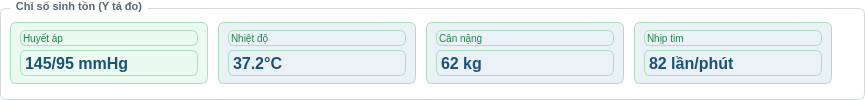
   <widget class="QGroupBox" name="groupBox">
    <property name="geometry">
     <rect>
      <x>225</x>
      <y>55</y>
      <width>865</width>
      <height>100</height>
     </rect>
    </property>
    <property name="styleSheet">
     <string notr="true">QGroupBox {
               font-size: 11px;
               font-weight: bold;
               color: #566573;
               border: 1px solid #d5d8dc;
               border-radius: 6px;
               margin-top: 8px;
               background-color: white;
             }
             QGroupBox::title {
               subcontrol-origin: margin;
               left: 10px;
               padding: 0 4px;
             }</string>
    </property>
    <property name="title">
     <string>Chỉ số sinh tồn (Y tá đo)</string>
    </property>
    <widget class="QFrame" name="frame_5">
     <property name="geometry">
      <rect>
       <x>10</x>
       <y>22</y>
       <width>198</width>
       <height>62</height>
      </rect>
     </property>
     <property name="styleSheet">
      <string notr="true">QFrame { background:#eafaf1; border-radius:6px; border:1px solid #a9dfbf; }</string>
     </property>
     <property name="frameShape">
      <enum>QFrame::StyledPanel</enum>
     </property>
     <property name="frameShadow">
      <enum>QFrame::Raised</enum>
     </property>
     <widget class="QLabel" name="label_13">
      <property name="geometry">
       <rect>
        <x>10</x>
        <y>8</y>
        <width>178</width>
        <height>16</height>
       </rect>
      </property>
      <property name="styleSheet">
       <string notr="true">font-size:10px; color:#1e8449;</string>
      </property>
      <property name="text">
       <string>Huyết áp</string>
      </property>
     </widget>
     <widget class="QLabel" name="label_14">
      <property name="geometry">
       <rect>
        <x>10</x>
        <y>28</y>
        <width>178</width>
        <height>26</height>
       </rect>
      </property>
      <property name="styleSheet">
       <string notr="true">font-size:16px; font-weight:bold; color:#1a5276;</string>
      </property>
      <property name="text">
       <string>145/95 mmHg</string>
      </property>
     </widget>
    </widget>
    <widget class="QFrame" name="frame_6">
     <property name="geometry">
      <rect>
       <x>218</x>
       <y>22</y>
       <width>198</width>
       <height>62</height>
      </rect>
     </property>
     <property name="styleSheet">
      <string notr="true">QFrame { background:#eaf2f8; border-radius:6px; border:1px solid #a9dfbf; }</string>
     </property>
     <property name="frameShape">
      <enum>QFrame::StyledPanel</enum>
     </property>
     <property name="frameShadow">
      <enum>QFrame::Raised</enum>
     </property>
     <widget class="QLabel" name="label_15">
      <property name="geometry">
       <rect>
        <x>10</x>
        <y>8</y>
        <width>178</width>
        <height>16</height>
       </rect>
      </property>
      <property name="styleSheet">
       <string notr="true">font-size:10px; color:#1e8449;</string>
      </property>
      <property name="text">
       <string>Nhiệt độ</string>
      </property>
     </widget>
     <widget class="QLabel" name="label_16">
      <property name="geometry">
       <rect>
        <x>10</x>
        <y>28</y>
        <width>178</width>
        <height>26</height>
       </rect>
      </property>
      <property name="styleSheet">
       <string notr="true">font-size:16px; font-weight:bold; color:#1a5276;</string>
      </property>
      <property name="text">
       <string>37.2°C</string>
      </property>
     </widget>
    </widget>
    <widget class="QFrame" name="frame_7">
     <property name="geometry">
      <rect>
       <x>426</x>
       <y>22</y>
       <width>198</width>
       <height>62</height>
      </rect>
     </property>
     <property name="styleSheet">
      <string notr="true">QFrame { background:#eaf2f8; border-radius:6px; border:1px solid #a9dfbf; }</string>
     </property>
     <property name="frameShape">
      <enum>QFrame::StyledPanel</enum>
     </property>
     <property name="frameShadow">
      <enum>QFrame::Raised</enum>
     </property>
     <widget class="QLabel" name="label_17">
      <property name="geometry">
       <rect>
        <x>10</x>
        <y>8</y>
        <width>178</width>
        <height>16</height>
       </rect>
      </property>
      <property name="styleSheet">
       <string notr="true">font-size:10px; color:#1e8449;</string>
      </property>
      <property name="text">
       <string>Cân nặng</string>
      </property>
     </widget>
     <widget class="QLabel" name="label_18">
      <property name="geometry">
       <rect>
        <x>10</x>
        <y>28</y>
        <width>178</width>
        <height>26</height>
       </rect>
      </property>
      <property name="styleSheet">
       <string notr="true">font-size:16px; font-weight:bold; color:#1a5276;</string>
      </property>
      <property name="text">
       <string>62 kg</string>
      </property>
     </widget>
    </widget>
    <widget class="QFrame" name="frame_8">
     <property name="geometry">
      <rect>
       <x>634</x>
       <y>22</y>
       <width>198</width>
       <height>62</height>
      </rect>
     </property>
     <property name="styleSheet">
      <string notr="true">QFrame { background:#eaf2f8; border-radius:6px; border:1px solid #a9dfbf; }</string>
     </property>
     <property name="frameShape">
      <enum>QFrame::StyledPanel</enum>
     </property>
     <property name="frameShadow">
      <enum>QFrame::Raised</enum>
     </property>
     <widget class="QLabel" name="label_19">
      <property name="geometry">
       <rect>
        <x>10</x>
        <y>8</y>
        <width>178</width>
        <height>16</height>
       </rect>
      </property>
      <property name="styleSheet">
       <string notr="true">font-size:10px; color:#1e8449;</string>
      </property>
      <property name="text">
       <string>Nhịp tim</string>
      </property>
     </widget>
     <widget class="QLabel" name="label_20">
      <property name="geometry">
       <rect>
        <x>10</x>
        <y>28</y>
        <width>178</width>
        <height>26</height>
       </rect>
      </property>
      <property name="styleSheet">
       <string notr="true">font-size:16px; font-weight:bold; color:#1a5276;</string>
      </property>
      <property name="text">
       <string>82 lần/phút</string>
      </property>
     </widget>
    </widget>
   </widget>
